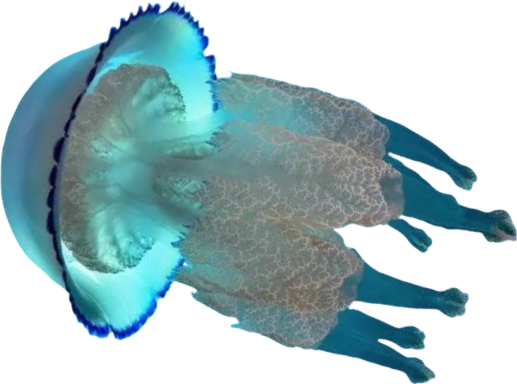
#> input picture 大鱼吃小鱼贴图版2.2/resources/HugeFish/1.3.png, 517 x 384 px, given as the content of the folder D:/Users/pbl/Desktop/test/SmallFish, which was not available
$ python '多边形轮廓数据提取.py'
#> lines starting #> are read from the running program, lines starting #| are printed output that depends on the picture; after the words box and inside, x2 and y2 are one past the last pixel; in counts of white or black regions, pixels touching at a corner belong together; pictures that were not available may be replaced by others from this repository, and a replacement may not be noted
from PIL import Image
import cv2
import numpy as np
import matplotlib.pyplot as plt
import time
import os
import json


def create_closed_smooth_mask(image_path):
#> called with image_path = '_only/1.3.png'
    image = cv2.imread(image_path, cv2.IMREAD_UNCHANGED)
#> image is the input picture: shape (384, 517, 4); mean B, G, R, A 195.7, 191.7, 164.6, 139.2
    if image.shape[2] == 4:
        alpha_channel = image[:, :, 3]
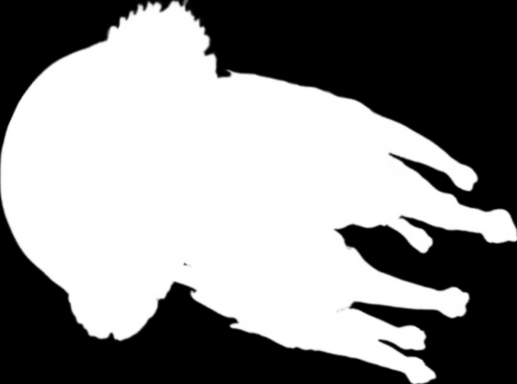
#> alpha_channel: shape (384, 517); min 0, max 255, mean 139.2
        mask = alpha_channel > 0
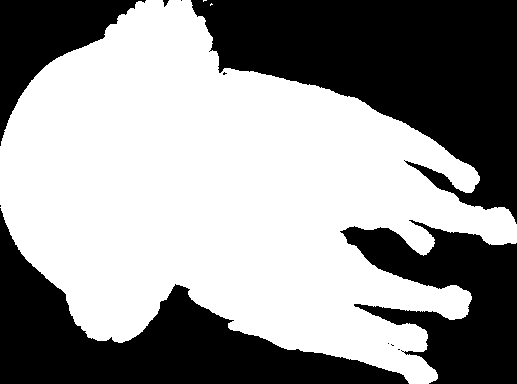
#> mask: shape (384, 517) bool; 57.4% white; 11 black regions (6 under 20 px), largest, box (x1, y1, x2, y2) and area: (191, 0, 517, 224) 36933, (0, 208, 409, 384) 24156, (340, 220, 517, 384) 15443, (0, 0, 146, 146) 7955, (163, 0, 169, 7) 24
        mask_proportion = np.count_nonzero(mask) / mask.size
#> mask_proportion = 0.574
        binary = np.zeros_like(alpha_channel)
        binary[mask] = 255
    else:
        gray = cv2.cvtColor(image, cv2.COLOR_BGR2GRAY)
        _, binary = cv2.threshold(gray, 0, 255, cv2.THRESH_BINARY_INV + cv2.THRESH_OTSU)

    kernel = np.ones((3, 3), np.uint8)
    opening = cv2.morphologyEx(binary, cv2.MORPH_OPEN, kernel, iterations=2)
    contours, _ = cv2.findContours(opening, cv2.RETR_EXTERNAL, cv2.CHAIN_APPROX_SIMPLE)
    closed_mask = np.zeros((image.shape[0], image.shape[1], 4), dtype=np.uint8)
    closed_mask[:, :, 3] = 0
    contour_points = []
    for contour in contours:
        if len(contour) > 10:  # 确保轮廓至少有10个点
            epsilon = 0.003 * cv2.arcLength(contour, True)
            approx = cv2.approxPolyDP(contour, epsilon, True)
            contour_points.append(approx.reshape(-1, 2).tolist())
            cv2.fillPoly(closed_mask, [approx], (0, 0, 0, 255))

    return closed_mask, contour_points, mask_proportion


def plot_polygon_and_point(polyX: list, polyY: list, x: int, y: int):
    polyX.append(polyX[0])
    polyY.append(polyY[0])
    plt.fill(polyX, polyY, 'r', alpha=0.5)
    plt.plot(polyX, polyY, 'r-')  # 绘制多边形边界
    plt.scatter(x, y, color='blue', s=10, label='Test Point')
    plt.title('Polygon and Test Point')
    plt.xlabel('X-axis')
    plt.ylabel('Y-axis')
    plt.legend()
    plt.axis('equal')
    plt.show()


def point_in_polygon(x, y, polyX, polyY):
    start = time.perf_counter()
    if x < min(polyX) or x > max(polyX) or y < min(polyY) or y > max(polyY):
        return False
    polySides = len(polyX)
    oddNodes = False

    for i in range(polySides):
        j = (i + 1) % polySides
        if ((polyY[i] < y and polyY[j] >= y) or (polyY[j] < y and polyY[i] >= y)) and \
           (polyX[i] + (y - polyY[i]) * (polyX[j] - polyX[i]) / (polyY[j] - polyY[i]) < x):
            oddNodes = not oddNodes
    return oddNodes


if __name__ == "__main__":
    root = r"D:\Users\pbl\Desktop\test"
    save_path = r"collision_basic.json"
    dir_path = ["SmallFish", "MediumFish", "HugeFish"]
    final_result = dict()

    for dir in dir_path:
        path = os.path.join(root, dir)
        for file in os.scandir(path):
            mask, points, area_propotion = create_closed_smooth_mask(file.path)
#> points = 1 item; area_propotion = 0.574
            X = [item[0] for item in points[0]]
#> X = 37 values, max 516 at index 25, min 1 at index 1, mean 308.3
            X.reverse()
            Y = [item[1] for item in points[0]]
#> Y = 37 values, max 383 at index 10, min 0 at index 34, mean 230.8
            Y.reverse()
            with Image.open(file.path) as img:
                width, height = img.size
#> width = 517; height = 384
#> pass 3 of the loop `for dir in dir_path:`:
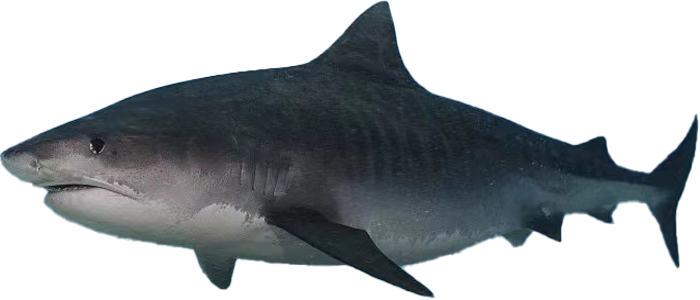
#> input picture 大鱼吃小鱼贴图版2.2/resources/HugeFish/2.3.png, 700 x 300 px
#> in create_closed_smooth_mask, image is the input picture: shape (300, 700, 4); mean B, G, R, A 171.4, 168.7, 164.7, 118
#> in create_closed_smooth_mask (call 3), `alpha_channel = image[:, :, 3]`:
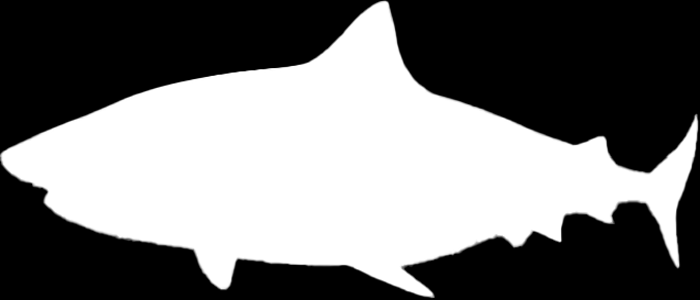
#> alpha_channel: shape (300, 700); min 0, max 255, mean 118
#> in create_closed_smooth_mask (call 3), `mask = alpha_channel > 0`:
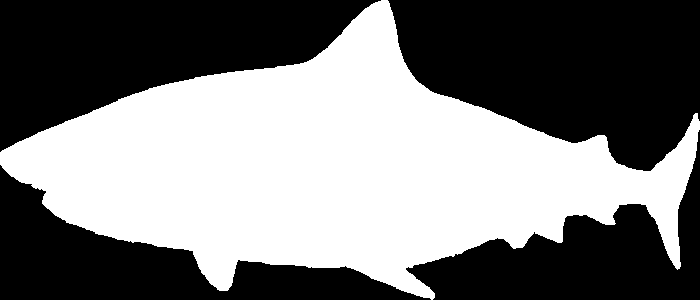
#> mask: shape (300, 700) bool; 47.8% white; 1 white region, box (x1, y1, x2, y2) and area: (0, 0, 700, 300) 100277
#> mask_proportion = 0.478
#> binary: shape (300, 700); 47.8% white; 1 white region
#> opening: shape (300, 700); 47.7% white; 1 white region, box (x1, y1, x2, y2) and area: (0, 0, 700, 298) 100228
#> X = 35 values, max 699 at index 0, min 0 at index 12, mean 418.5
#> Y = 35 values, max 297 at index 22, min 0 at index 9, mean 185.4
#> img: PIL image 700x300 RGBA
            final_result[file.name] = {
                "Size": [width, height],
                "Life_val": round(area_propotion, 2),
                "PolyX": X,
                "PolyY": Y
            }

    # 玩家的数据需要单独获取处理。这里是直接显示的将获取到的数据写在这里了。
    final_result["Player"] = {
        "Size": [480, 240],
        "Life_val": 0.45,
        "PolyX": [286, 272, 290, 256, 453, 228, 192, 155, 116, 312, 81, 343, 45, 439, 375, 10, 409, 31, 439, 370, 60, 345, 84, 314, 283, 257, 113, 230, 203, 462, 180, 138, 150],
        "PolyY": [25, 38, 59, 63, 67, 74, 75, 77, 83, 90, 92, 101, 105, 106, 115, 128, 134, 149, 151, 161, 168, 182, 183, 186, 189, 191, 192, 193, 195, 196, 201, 202, 222]
    }

    with open(save_path, "w") as f:
        json.dump(final_result, f)
